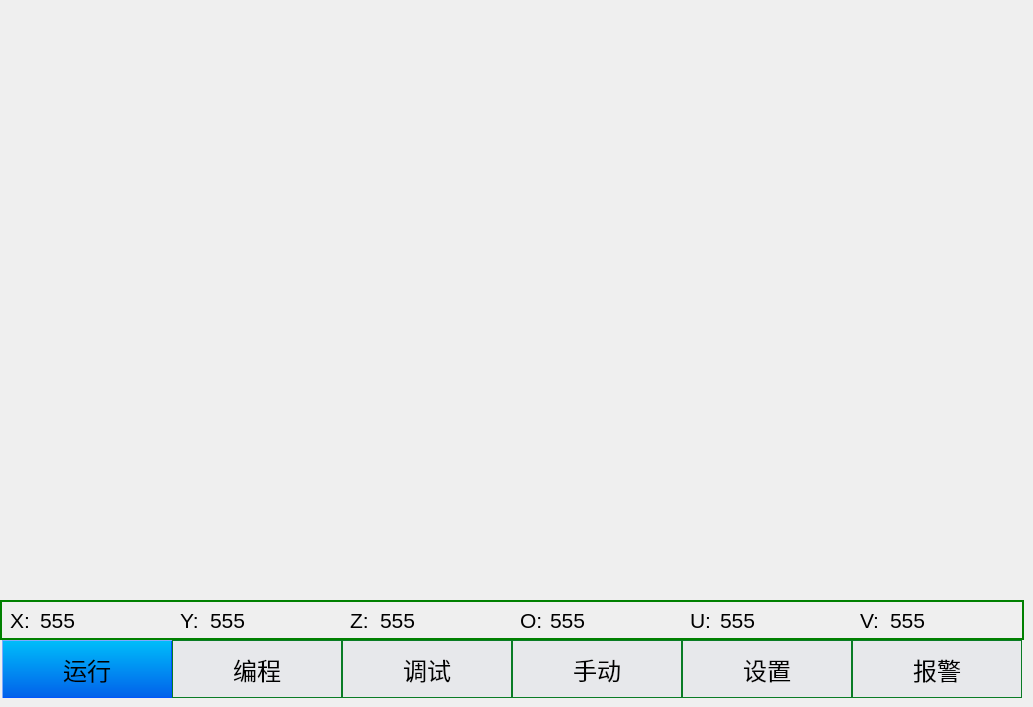
     <widget class="QWidget" name="page1_main">
      <widget class="QStackedWidget" name="stackedWidget_sub">
       <property name="geometry">
        <rect>
         <x>0</x>
         <y>0</y>
         <width>1024</width>
         <height>600</height>
        </rect>
       </property>
       <property name="minimumSize">
        <size>
         <width>1024</width>
         <height>600</height>
        </size>
       </property>
       <property name="maximumSize">
        <size>
         <width>1024</width>
         <height>600</height>
        </size>
       </property>
       <widget class="QWidget" name="page0_run"/>
       <widget class="QWidget" name="page1_teach"/>
       <widget class="QWidget" name="page2_debug"/>
       <widget class="QWidget" name="page3_manual"/>
       <widget class="QWidget" name="page4_set"/>
       <widget class="QWidget" name="page5_alarm"/>
      </widget>
      <widget class="QGroupBox" name="groupBox_XYZOUV">
       <property name="geometry">
        <rect>
         <x>0</x>
         <y>600</y>
         <width>1024</width>
         <height>40</height>
        </rect>
       </property>
       <property name="minimumSize">
        <size>
         <width>1024</width>
         <height>40</height>
        </size>
       </property>
       <property name="maximumSize">
        <size>
         <width>1024</width>
         <height>40</height>
        </size>
       </property>
       <property name="styleSheet">
        <string notr="true">QGroupBox{
	border:  2px solid green;
}</string>
       </property>
       <property name="title">
        <string/>
       </property>
       <widget class="QLabel" name="label_4">
        <property name="geometry">
         <rect>
          <x>10</x>
          <y>0</y>
          <width>31</width>
          <height>41</height>
         </rect>
        </property>
        <property name="font">
         <font>
          <pointsize>16</pointsize>
         </font>
        </property>
        <property name="text">
         <string>X:</string>
        </property>
       </widget>
       <widget class="QLabel" name="label_5">
        <property name="geometry">
         <rect>
          <x>180</x>
          <y>0</y>
          <width>31</width>
          <height>41</height>
         </rect>
        </property>
        <property name="font">
         <font>
          <pointsize>16</pointsize>
         </font>
        </property>
        <property name="text">
         <string>Y:</string>
        </property>
       </widget>
       <widget class="QLabel" name="label_6">
        <property name="geometry">
         <rect>
          <x>350</x>
          <y>0</y>
          <width>31</width>
          <height>41</height>
         </rect>
        </property>
        <property name="font">
         <font>
          <pointsize>16</pointsize>
         </font>
        </property>
        <property name="text">
         <string>Z:</string>
        </property>
       </widget>
       <widget class="QLabel" name="label_7">
        <property name="geometry">
         <rect>
          <x>520</x>
          <y>0</y>
          <width>31</width>
          <height>41</height>
         </rect>
        </property>
        <property name="font">
         <font>
          <pointsize>16</pointsize>
         </font>
        </property>
        <property name="text">
         <string>O:</string>
        </property>
       </widget>
       <widget class="QLabel" name="label_8">
        <property name="geometry">
         <rect>
          <x>690</x>
          <y>0</y>
          <width>31</width>
          <height>41</height>
         </rect>
        </property>
        <property name="font">
         <font>
          <pointsize>16</pointsize>
         </font>
        </property>
        <property name="text">
         <string>U:</string>
        </property>
       </widget>
       <widget class="QLabel" name="label_9">
        <property name="geometry">
         <rect>
          <x>860</x>
          <y>0</y>
          <width>31</width>
          <height>41</height>
         </rect>
        </property>
        <property name="font">
         <font>
          <pointsize>16</pointsize>
         </font>
        </property>
        <property name="text">
         <string>V:</string>
        </property>
       </widget>
       <widget class="QLabel" name="label_X">
        <property name="geometry">
         <rect>
          <x>40</x>
          <y>0</y>
          <width>121</width>
          <height>41</height>
         </rect>
        </property>
        <property name="font">
         <font>
          <pointsize>16</pointsize>
         </font>
        </property>
        <property name="text">
         <string>555</string>
        </property>
       </widget>
       <widget class="QLabel" name="label_Y">
        <property name="geometry">
         <rect>
          <x>210</x>
          <y>0</y>
          <width>121</width>
          <height>41</height>
         </rect>
        </property>
        <property name="font">
         <font>
          <pointsize>16</pointsize>
         </font>
        </property>
        <property name="text">
         <string>555</string>
        </property>
       </widget>
       <widget class="QLabel" name="label_Z">
        <property name="geometry">
         <rect>
          <x>380</x>
          <y>0</y>
          <width>121</width>
          <height>41</height>
         </rect>
        </property>
        <property name="font">
         <font>
          <pointsize>16</pointsize>
         </font>
        </property>
        <property name="text">
         <string>555</string>
        </property>
       </widget>
       <widget class="QLabel" name="label_O">
        <property name="geometry">
         <rect>
          <x>550</x>
          <y>0</y>
          <width>121</width>
          <height>41</height>
         </rect>
        </property>
        <property name="font">
         <font>
          <pointsize>16</pointsize>
         </font>
        </property>
        <property name="text">
         <string>555</string>
        </property>
       </widget>
       <widget class="QLabel" name="label_U">
        <property name="geometry">
         <rect>
          <x>720</x>
          <y>0</y>
          <width>121</width>
          <height>41</height>
         </rect>
        </property>
        <property name="font">
         <font>
          <pointsize>16</pointsize>
         </font>
        </property>
        <property name="text">
         <string>555</string>
        </property>
       </widget>
       <widget class="QLabel" name="label_V">
        <property name="geometry">
         <rect>
          <x>890</x>
          <y>0</y>
          <width>101</width>
          <height>41</height>
         </rect>
        </property>
        <property name="font">
         <font>
          <pointsize>16</pointsize>
         </font>
        </property>
        <property name="text">
         <string>555</string>
        </property>
       </widget>
      </widget>
      <widget class="QPushButton" name="Btn_DebugHome">
       <property name="geometry">
        <rect>
         <x>342</x>
         <y>640</y>
         <width>170</width>
         <height>58</height>
        </rect>
       </property>
       <property name="sizePolicy">
        <sizepolicy hsizetype="Fixed" vsizetype="Fixed">
         <horstretch>0</horstretch>
         <verstretch>0</verstretch>
        </sizepolicy>
       </property>
       <property name="minimumSize">
        <size>
         <width>170</width>
         <height>58</height>
        </size>
       </property>
       <property name="maximumSize">
        <size>
         <width>170</width>
         <height>58</height>
        </size>
       </property>
       <property name="font">
        <font>
         <pointsize>18</pointsize>
        </font>
       </property>
       <property name="styleSheet">
        <string notr="true">QPushButton
{
    background-color:#E7E8EB;
    border-style:solid; /*边框风格*/
    border-width:1px;/*边框宽度*/
    border-color:#0A7C25; /*边框颜色*/
}
QPushButton:pressed,QPushButton::checked
{
    border-style:outset; /*边框风格*/
    background-color:qlineargradient(x1: 0, y1: 0, x2: 0, y2: 1, stop:0 #00befa, stop: 1 #0160ea);/*背景色*/
    border-width:1px;/*边框宽度*/
    border-color:#0055ff; /*边框颜色*/
}</string>
       </property>
       <property name="text">
        <string>调试</string>
       </property>
       <property name="icon">
        <iconset resource="resource.qrc">
         <normaloff>:/main_images/debug.png</normaloff>:/main_images/debug.png</iconset>
       </property>
       <property name="iconSize">
        <size>
         <width>50</width>
         <height>50</height>
        </size>
       </property>
       <property name="checkable">
        <bool>true</bool>
       </property>
       <property name="autoExclusive">
        <bool>true</bool>
       </property>
      </widget>
      <widget class="QPushButton" name="Btn_TeachHome">
       <property name="geometry">
        <rect>
         <x>172</x>
         <y>640</y>
         <width>170</width>
         <height>58</height>
        </rect>
       </property>
       <property name="sizePolicy">
        <sizepolicy hsizetype="Fixed" vsizetype="Fixed">
         <horstretch>0</horstretch>
         <verstretch>0</verstretch>
        </sizepolicy>
       </property>
       <property name="minimumSize">
        <size>
         <width>170</width>
         <height>58</height>
        </size>
       </property>
       <property name="maximumSize">
        <size>
         <width>170</width>
         <height>58</height>
        </size>
       </property>
       <property name="font">
        <font>
         <pointsize>18</pointsize>
        </font>
       </property>
       <property name="styleSheet">
        <string notr="true">QPushButton
{
    background-color:#E7E8EB;
    border-style:solid; /*边框风格*/
    border-width:1px;/*边框宽度*/
    border-color:#0A7C25; /*边框颜色*/
}
QPushButton:pressed,QPushButton::checked
{
    border-style:outset; /*边框风格*/
    background-color:qlineargradient(x1: 0, y1: 0, x2: 0, y2: 1, stop:0 #00befa, stop: 1 #0160ea);/*背景色*/
    border-width:1px;/*边框宽度*/
    border-color:#0055ff; /*边框颜色*/
}</string>
       </property>
       <property name="text">
        <string>编程</string>
       </property>
       <property name="icon">
        <iconset resource="resource.qrc">
         <normaloff>:/main_images/teach.png</normaloff>:/main_images/teach.png</iconset>
       </property>
       <property name="iconSize">
        <size>
         <width>50</width>
         <height>50</height>
        </size>
       </property>
       <property name="checkable">
        <bool>true</bool>
       </property>
       <property name="autoExclusive">
        <bool>true</bool>
       </property>
      </widget>
      <widget class="QPushButton" name="Btn_ManualHome">
       <property name="geometry">
        <rect>
         <x>512</x>
         <y>640</y>
         <width>170</width>
         <height>58</height>
        </rect>
       </property>
       <property name="sizePolicy">
        <sizepolicy hsizetype="Fixed" vsizetype="Fixed">
         <horstretch>0</horstretch>
         <verstretch>0</verstretch>
        </sizepolicy>
       </property>
       <property name="minimumSize">
        <size>
         <width>170</width>
         <height>58</height>
        </size>
       </property>
       <property name="maximumSize">
        <size>
         <width>170</width>
         <height>58</height>
        </size>
       </property>
       <property name="font">
        <font>
         <pointsize>18</pointsize>
        </font>
       </property>
       <property name="styleSheet">
        <string notr="true">QPushButton
{
    background-color:#E7E8EB;
    border-style:solid; /*边框风格*/
    border-width:1px;/*边框宽度*/
    border-color:#0A7C25; /*边框颜色*/
}
QPushButton:pressed,QPushButton::checked
{
    border-style:outset; /*边框风格*/
    background-color:qlineargradient(x1: 0, y1: 0, x2: 0, y2: 1, stop:0 #00befa, stop: 1 #0160ea);/*背景色*/
    border-width:1px;/*边框宽度*/
    border-color:#0055ff; /*边框颜色*/
}</string>
       </property>
       <property name="text">
        <string>手动</string>
       </property>
       <property name="icon">
        <iconset resource="resource.qrc">
         <normaloff>:/main_images/manual.png</normaloff>:/main_images/manual.png</iconset>
       </property>
       <property name="iconSize">
        <size>
         <width>60</width>
         <height>60</height>
        </size>
       </property>
       <property name="checkable">
        <bool>true</bool>
       </property>
       <property name="autoExclusive">
        <bool>true</bool>
       </property>
      </widget>
      <widget class="QPushButton" name="Btn_SetHome">
       <property name="geometry">
        <rect>
         <x>682</x>
         <y>640</y>
         <width>170</width>
         <height>58</height>
        </rect>
       </property>
       <property name="sizePolicy">
        <sizepolicy hsizetype="Fixed" vsizetype="Fixed">
         <horstretch>0</horstretch>
         <verstretch>0</verstretch>
        </sizepolicy>
       </property>
       <property name="minimumSize">
        <size>
         <width>170</width>
         <height>58</height>
        </size>
       </property>
       <property name="maximumSize">
        <size>
         <width>170</width>
         <height>58</height>
        </size>
       </property>
       <property name="font">
        <font>
         <pointsize>18</pointsize>
        </font>
       </property>
       <property name="styleSheet">
        <string notr="true">QPushButton
{
    background-color:#E7E8EB;
    border-style:solid; /*边框风格*/
    border-width:1px;/*边框宽度*/
    border-color:#0A7C25; /*边框颜色*/
}
QPushButton:pressed,QPushButton::checked
{
    border-style:outset; /*边框风格*/
    background-color:qlineargradient(x1: 0, y1: 0, x2: 0, y2: 1, stop:0 #00befa, stop: 1 #0160ea);/*背景色*/
    border-width:1px;/*边框宽度*/
    border-color:#0055ff; /*边框颜色*/
}</string>
       </property>
       <property name="text">
        <string>设置</string>
       </property>
       <property name="icon">
        <iconset resource="resource.qrc">
         <normaloff>:/main_images/set.png</normaloff>:/main_images/set.png</iconset>
       </property>
       <property name="iconSize">
        <size>
         <width>60</width>
         <height>60</height>
        </size>
       </property>
       <property name="checkable">
        <bool>true</bool>
       </property>
       <property name="autoExclusive">
        <bool>true</bool>
       </property>
      </widget>
      <widget class="QPushButton" name="Btn_RunHome">
       <property name="geometry">
        <rect>
         <x>2</x>
         <y>640</y>
         <width>170</width>
         <height>58</height>
        </rect>
       </property>
       <property name="sizePolicy">
        <sizepolicy hsizetype="Fixed" vsizetype="Fixed">
         <horstretch>0</horstretch>
         <verstretch>0</verstretch>
        </sizepolicy>
       </property>
       <property name="minimumSize">
        <size>
         <width>170</width>
         <height>58</height>
        </size>
       </property>
       <property name="maximumSize">
        <size>
         <width>170</width>
         <height>58</height>
        </size>
       </property>
       <property name="font">
        <font>
         <pointsize>18</pointsize>
        </font>
       </property>
       <property name="styleSheet">
        <string notr="true">QPushButton
{
    background-color:#E7E8EB;
    border-style:solid; /*边框风格*/
    border-width:1px;/*边框宽度*/
    border-color:#0A7C25; /*边框颜色*/
}
QPushButton:pressed,QPushButton::checked
{
    border-style:outset; /*边框风格*/
    background-color:qlineargradient(x1: 0, y1: 0, x2: 0, y2: 1, stop:0 #00befa, stop: 1 #0160ea);/*背景色*/
    border-width:1px;/*边框宽度*/
    border-color:#0055ff; /*边框颜色*/
}</string>
       </property>
       <property name="text">
        <string>运行</string>
       </property>
       <property name="icon">
        <iconset resource="resource.qrc">
         <normaloff>:/main_images/run.png</normaloff>:/main_images/run.png</iconset>
       </property>
       <property name="iconSize">
        <size>
         <width>60</width>
         <height>60</height>
        </size>
       </property>
       <property name="checkable">
        <bool>true</bool>
       </property>
       <property name="checked">
        <bool>true</bool>
       </property>
       <property name="autoExclusive">
        <bool>true</bool>
       </property>
      </widget>
      <widget class="QPushButton" name="Btn_AlarmHome">
       <property name="geometry">
        <rect>
         <x>852</x>
         <y>640</y>
         <width>170</width>
         <height>58</height>
        </rect>
       </property>
       <property name="sizePolicy">
        <sizepolicy hsizetype="Fixed" vsizetype="Fixed">
         <horstretch>0</horstretch>
         <verstretch>0</verstretch>
        </sizepolicy>
       </property>
       <property name="minimumSize">
        <size>
         <width>170</width>
         <height>58</height>
        </size>
       </property>
       <property name="maximumSize">
        <size>
         <width>170</width>
         <height>58</height>
        </size>
       </property>
       <property name="font">
        <font>
         <pointsize>18</pointsize>
        </font>
       </property>
       <property name="styleSheet">
        <string notr="true">QPushButton
{
    background-color:#E7E8EB;
    border-style:solid; /*边框风格*/
    border-width:1px;/*边框宽度*/
    border-color:#0A7C25; /*边框颜色*/
}
QPushButton:pressed,QPushButton::checked
{
    border-style:outset; /*边框风格*/
    background-color:qlineargradient(x1: 0, y1: 0, x2: 0, y2: 1, stop:0 #00befa, stop: 1 #0160ea);/*背景色*/
    border-width:1px;/*边框宽度*/
    border-color:#0055ff; /*边框颜色*/
}</string>
       </property>
       <property name="text">
        <string>报警</string>
       </property>
       <property name="icon">
        <iconset resource="resource.qrc">
         <normaloff>:/main_images/alarm.png</normaloff>:/main_images/alarm.png</iconset>
       </property>
       <property name="iconSize">
        <size>
         <width>50</width>
         <height>50</height>
        </size>
       </property>
       <property name="checkable">
        <bool>true</bool>
       </property>
       <property name="autoExclusive">
        <bool>true</bool>
       </property>
      </widget>
     </widget>
